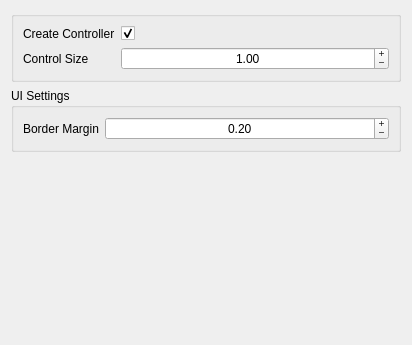
<?xml version="1.0" encoding="UTF-8"?>
<ui version="4.0">
 <class>Form</class>
 <widget class="QWidget" name="Form">
  <property name="geometry">
   <rect>
    <x>0</x>
    <y>0</y>
    <width>412</width>
    <height>345</height>
   </rect>
  </property>
  <property name="windowTitle">
   <string>Form</string>
  </property>
  <layout class="QGridLayout" name="gridLayout">
   <item row="2" column="0">
    <spacer name="verticalSpacer_3">
     <property name="orientation">
      <enum>Qt::Vertical</enum>
     </property>
     <property name="sizeHint" stdset="0">
      <size>
       <width>20</width>
       <height>40</height>
      </size>
     </property>
    </spacer>
   </item>
   <item row="0" column="0">
    <widget class="QGroupBox" name="groupBox">
     <property name="title">
      <string/>
     </property>
     <layout class="QFormLayout" name="formLayout_2">
      <item row="1" column="0">
       <widget class="QLabel" name="control_size_label">
        <property name="text">
         <string>Control Size</string>
        </property>
       </widget>
      </item>
      <item row="1" column="1">
       <widget class="QDoubleSpinBox" name="control_size_spinbox">
        <property name="sizePolicy">
         <sizepolicy hsizetype="Expanding" vsizetype="Fixed">
          <horstretch>0</horstretch>
          <verstretch>0</verstretch>
         </sizepolicy>
        </property>
        <property name="alignment">
         <set>Qt::AlignCenter</set>
        </property>
        <property name="buttonSymbols">
         <enum>QAbstractSpinBox::PlusMinus</enum>
        </property>
        <property name="minimum">
         <double>0.100000000000000</double>
        </property>
        <property name="maximum">
         <double>10.000000000000000</double>
        </property>
        <property name="singleStep">
         <double>0.100000000000000</double>
        </property>
        <property name="value">
         <double>1.000000000000000</double>
        </property>
       </widget>
      </item>
      <item row="0" column="0">
       <widget class="QLabel" name="control_label">
        <property name="text">
         <string>Create Controller</string>
        </property>
       </widget>
      </item>
      <item row="0" column="1">
       <widget class="QCheckBox" name="control_checkbox">
        <property name="text">
         <string/>
        </property>
        <property name="checked">
         <bool>true</bool>
        </property>
       </widget>
      </item>
     </layout>
    </widget>
   </item>
   <item row="1" column="0">
    <widget class="QGroupBox" name="groupBox_2">
     <property name="title">
      <string>UI Settings</string>
     </property>
     <layout class="QFormLayout" name="formLayout">
      <item row="0" column="0">
       <widget class="QLabel" name="margin_label">
        <property name="text">
         <string>Border Margin</string>
        </property>
       </widget>
      </item>
      <item row="0" column="1">
       <widget class="QDoubleSpinBox" name="margin_spinbox">
        <property name="sizePolicy">
         <sizepolicy hsizetype="Expanding" vsizetype="Fixed">
          <horstretch>0</horstretch>
          <verstretch>0</verstretch>
         </sizepolicy>
        </property>
        <property name="wrapping">
         <bool>false</bool>
        </property>
        <property name="alignment">
         <set>Qt::AlignCenter</set>
        </property>
        <property name="buttonSymbols">
         <enum>QAbstractSpinBox::PlusMinus</enum>
        </property>
        <property name="minimum">
         <double>0.000000000000000</double>
        </property>
        <property name="maximum">
         <double>10.000000000000000</double>
        </property>
        <property name="singleStep">
         <double>0.100000000000000</double>
        </property>
        <property name="value">
         <double>0.200000000000000</double>
        </property>
       </widget>
      </item>
     </layout>
    </widget>
   </item>
  </layout>
 </widget>
 <resources/>
 <connections/>
</ui>
